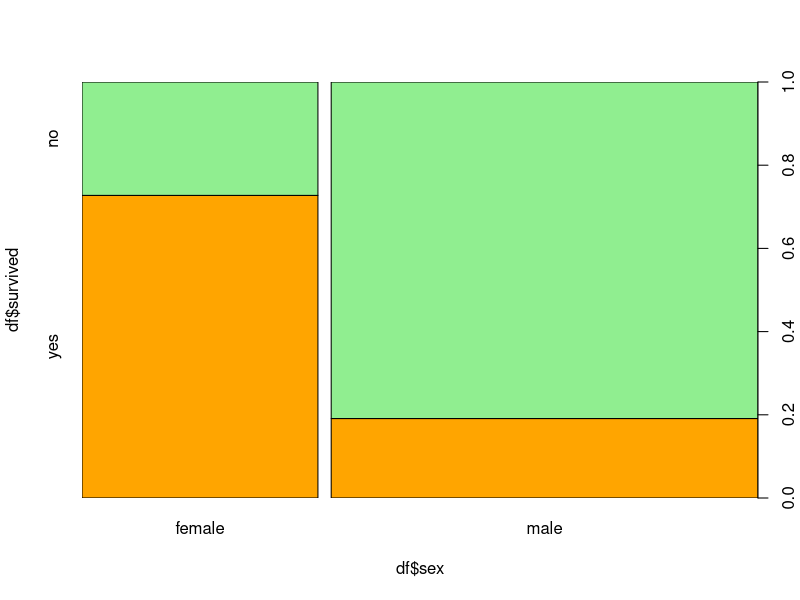
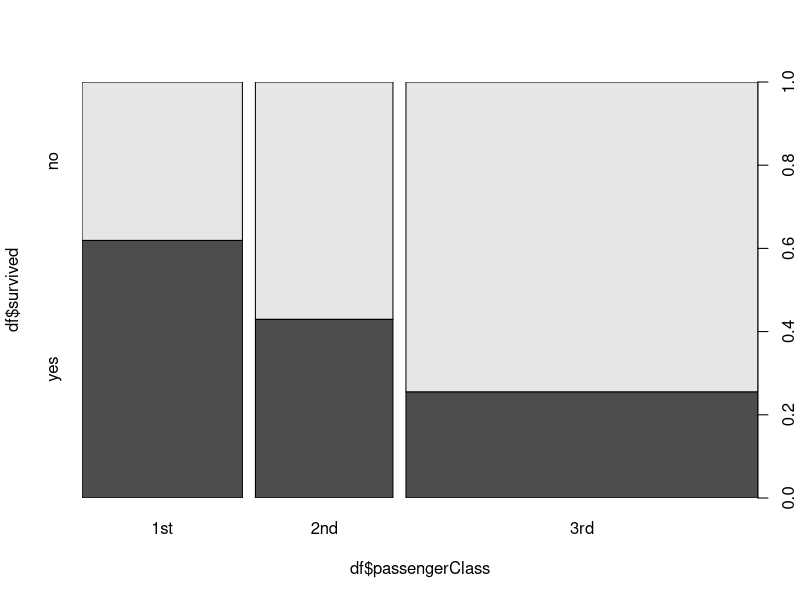
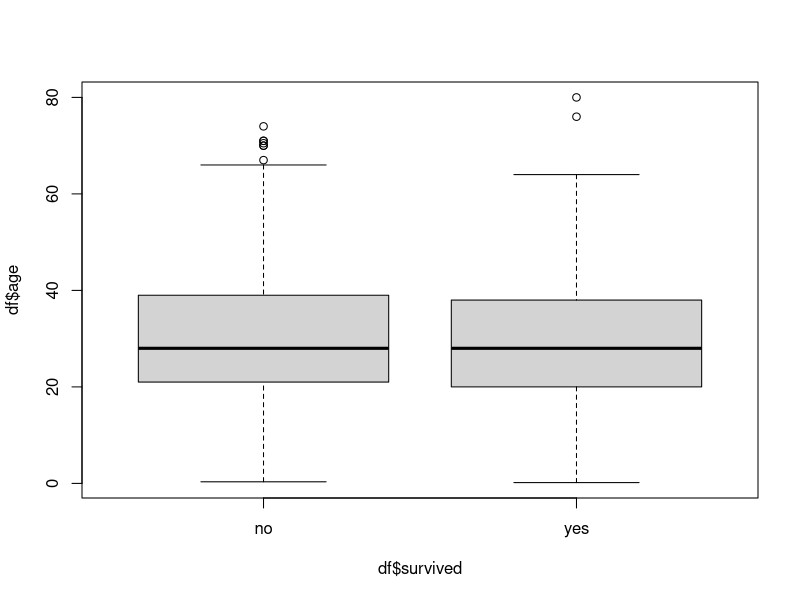
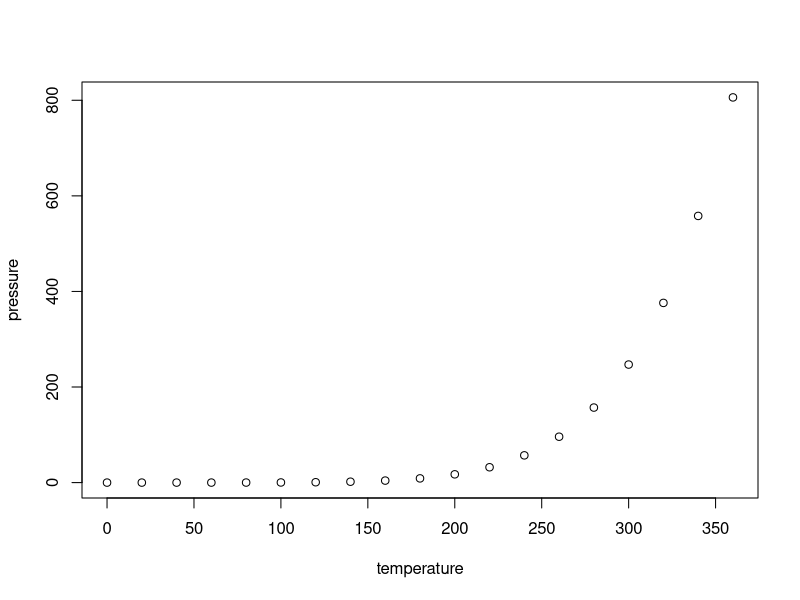

Write the R code that produced these figures, in order.
## ---- chunk 1
knitr::opts_chunk$set(echo = TRUE)
## ---- chunk 2
library(carData)
df<-TitanicSurvival
## ---- chunk 3
head(df)

## ---- chunk 4
colSums(is.na(df))
## ---- chunk 5
summary(df)
## ---- chunk 6
sd(df$age, na.rm = TRUE)
## ---- chunk 7
# Fréquences (Survived)
table(df$Survived)
prop.table(table(df$Survived)) * 100

# Fréquences pour Pclass 
table(df$Pclass)
prop.table(table(df$Pclass)) * 100

# Fréquences pour Sex 
table(df$Sex)
prop.table(table(df$Sex)) * 100
## ---- chunk 8
plot(df$survived~df$sex, col=c("orange","lightgreen"))
plot(df$survived~df$passengerClass)
## ---- chunk 9
plot(df$age~df$survived)

## ---- chunk 10
summary(cars)
## ---- chunk 11
plot(pressure)
